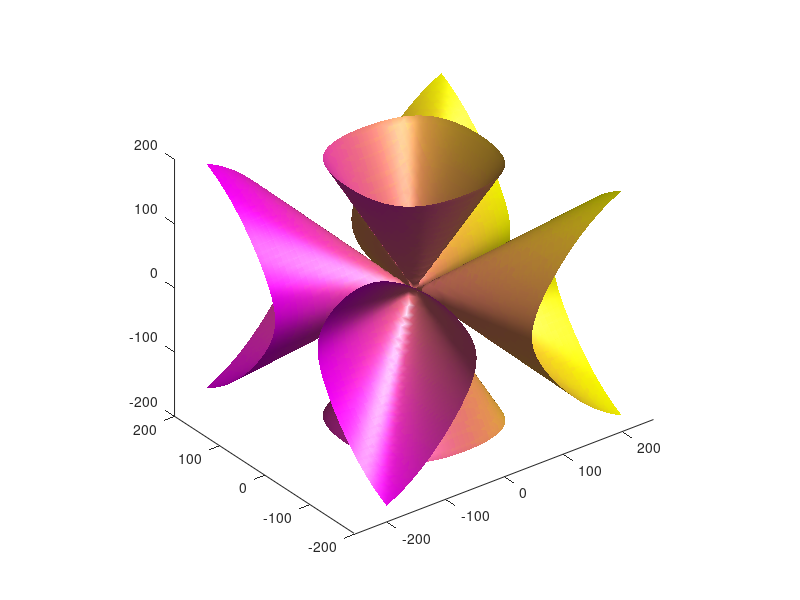

Source code (MATLAB):
x = linspace(-200,200,50); %su octave meglio mettere 50 punti, non oltre
y = linspace(-200,200,50); %su octave meglio mettere 50 punti, non oltre
z = linspace(-200,200,50); %su octave meglio mettere 50 punti, non oltre
[X,Y,Z] = meshgrid(x,y,z); %su octave meglio mettere 50 punti, non oltre

mu=2;
p=Z-1+sqrt(2)*X;
q=Z-1-sqrt(2)*X;
r=Z+1+sqrt(2)*Y;
s=Z+1-sqrt(2)*Y;
lamda=(3*mu-1)/(3-mu);
F=(X.^2 + Y.^2 + Z.^2 -mu).^2 -lamda.*p.*q.*r.*s;

colormap spring
axis equal
isosurface(X,Y,Z,F,0,X)
